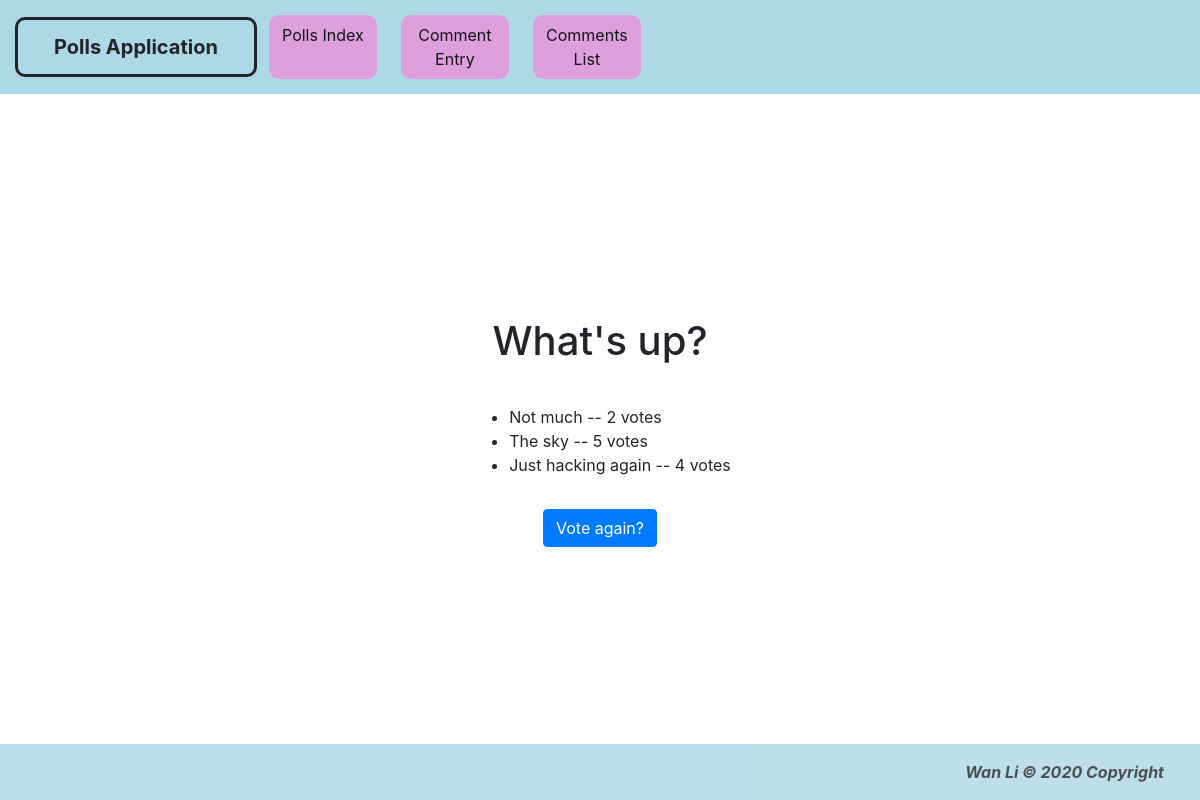
The app's page /polls/1/results/, older data.
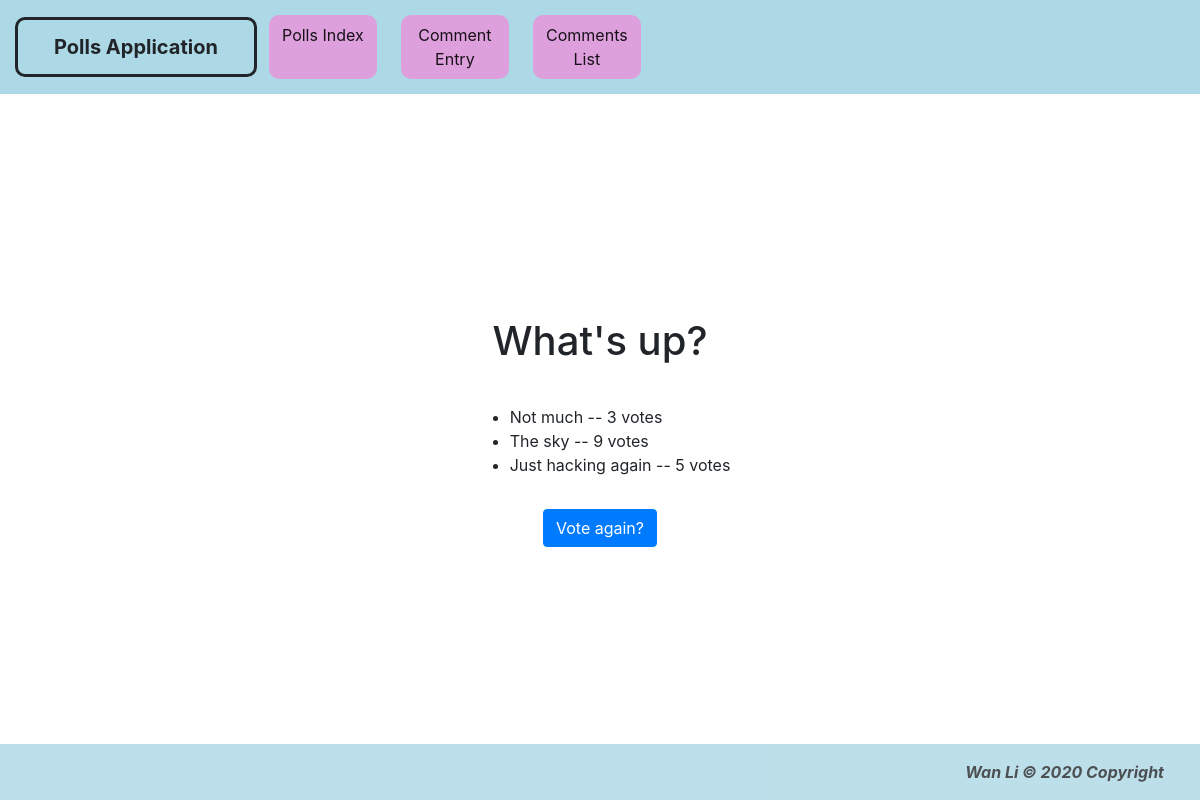
The same page, newer data.
### polls/models.py (models this page shows, shortened)
class Question(models.Model):
    question_text = models.CharField(max_length=200)
    pub_date = models.DateTimeField('date published')
    def was_published_recently(self):
        now = timezone.now()
        return now - datetime.timedelta(days=1) <= self.pub_date <= now
    was_published_recently.admin_order_field = 'pub_date'
    was_published_recently.boolean = True
    was_published_recently.short_description = 'Published recently?'

class Choice (models.Model):
    question = models.ForeignKey(Question, on_delete=models.CASCADE)
    choice_text = models.CharField(max_length=200)
    votes = models.IntegerField(default=0)

### polls/views.py (the view)
# urls.py: path('<int:pk>/results/', views.ResultsView.as_view(), name='results'),
class ResultsView(generic.DetailView):
    model = Question
    template_name = 'polls/results.html'
    def get_queryset(self):
        return Question.objects.filter(pub_date__lte=timezone.now())

### polls/templates/polls/results.html (shortened to what this page needs)
{% load bootstrap4 %}
{% bootstrap_css %}
{% load static %}
<link rel="stylesheet" href="https://maxcdn.bootstrapcdn.com/bootstrap/4.0.0/css/bootstrap.min.css"
>
<link rel="stylesheet" type="text/css" href="{% static 'polls/style.css' %}">
<nav class="navbar fixed-top navbar-expand-lg navbar-light" style="background-color: lightblue">
    <a class="navbar-brand">Polls Application</a>
    <div class="collapse navbar-collapse" id="navbarSupportedContent">
        <ul class="navbar-nav mr-auto">
            <li class="nav-item active">
                <a class="nav-link" href="{% url 'polls:index' %}">Polls Index</a>
            </li>
            <li class="nav-item active">
                <a class="nav-link" href="{% url 'polls:comments' %}">Comment Entry</a>
            </li>
            <li class="nav-item active">
                <a class="nav-link" href="{% url 'polls:comments_list' %}">Comments List</a>
            </li>
        </ul>
    </div>
</nav>
<div class="content">
    <h1>{{ question.question_text }}</h1>
    <ul>
        {% for choice in question.choice_set.all %}
        <li>{{ choice.choice_text }} -- {{choice.votes }} vote{{ choice.votes|pluralize }}</li>
        {% endfor %}
    </ul>
    <a class="btn btn-primary" href="{% url 'polls:detail' question.id %}" role="button">Vote again?</a>
</div>
<footer class="page-footer font-small special-color-dark ">
    <div class="footer-copyright text-right py-3">Wan Li © 2020 Copyright</div>
</footer>

### polls/static/polls/style.css (style rules this page uses)
li a { color: green; }
h1 { margin-bottom: 5vh; }
.navbar { position: absolute; top: 0px; width: 100vw; padding: 15px; }
.navbar-brand { padding: 1vw 3vw 1vw 3vw; border-radius: 10px; justify-content: center; align-items: center; text-align: center; margin-right: 1vw; font-weight: bold; border-style: solid; }
.nav-item { background-color: plum; width: 9vw; margin-right: 2vw; align-items: center; justify-content: center; border-radius: 10px; text-align: center; }
.content { margin-top: 5vh; display: flex; flex-direction: column; flex: 1; justify-content: center; align-items: center; width: 100vw; height: 100vh; }
.footer-copyright { background-color: lightblue; font-style: italic; font-weight: bold; text-align: right; width: 100vw; padding-right: 3vw; opacity: 0.8; }
.btn { margin-top: 2vh; }

Row changes from the older to the newer data that the page shows:
changed Choice "Not much": votes "2" → "3"
changed Choice "The sky": votes "5" → "9"
changed Choice "Just hacking again": votes "4" → "5"
